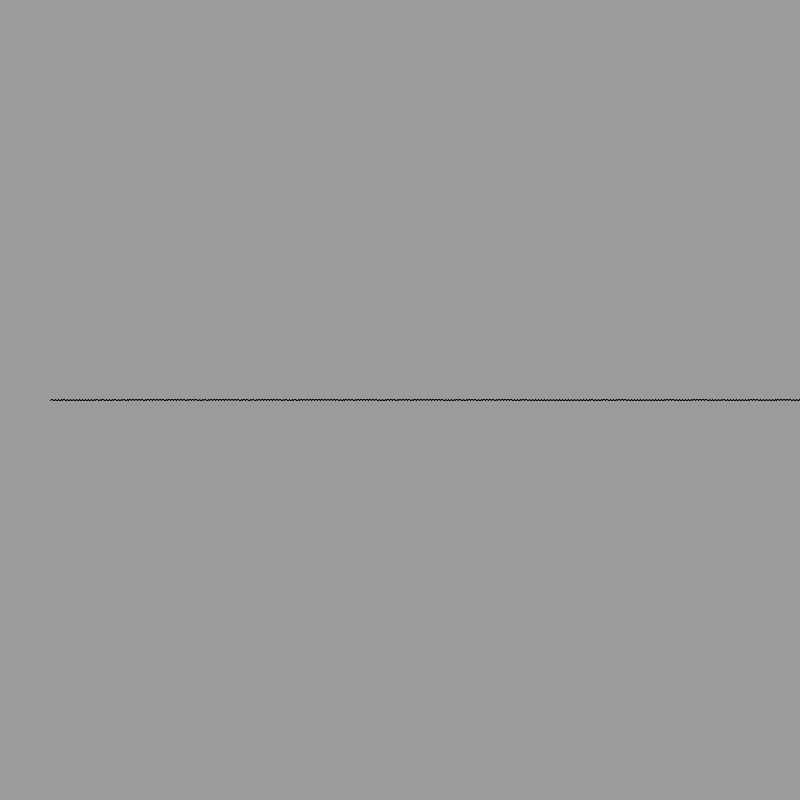
Frame 1 (no input)
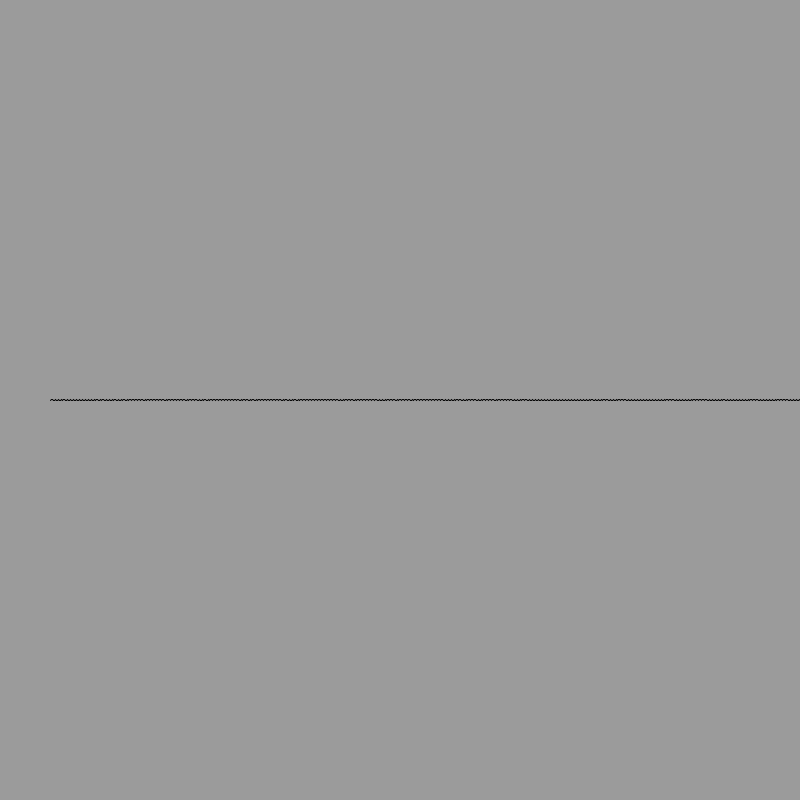
Frame 60 (the mouse pressed at the canvas centre just before this capture)
Frame 120 (the mouse held since frame 60 and released just before this capture): identical to frame 60, image omitted

The Processing sketch that drew these frames (run headless with seeded random() and noise(); from frame 60 on, the mouse is pressed at the canvas centre):

// Processing sketch: onde_stationnaire
// ── onde_stationnaire.pde
//variables:
Float A=0.08;
Float L=0.6;
Float x=50.0;
Float lambda=0.15;
Float omega= 2*PI;
Float f=1.0;
Float y;
Float v=0.15;
float t;



void setup () {
  size (800, 800);
  frameRate (60);
}

void draw () {
  background (155);
  t=t+(1/frameRate);
  fill(255);
  beginShape();
  
  for (x=50.0; x<=width; x=x+1) {
    y= 2*A*(sin(2*PI*(L-x)/lambda))*cos (((omega*t)-((2*PI*L)/lambda)));
    vertex (x, (height/2)-y);
  }
  for (x=50.0; x>=width; x=x+1) {
    y=-y;
  }
  if (x>=width);
  {
    v=-v;
  }
  endShape ();
}
